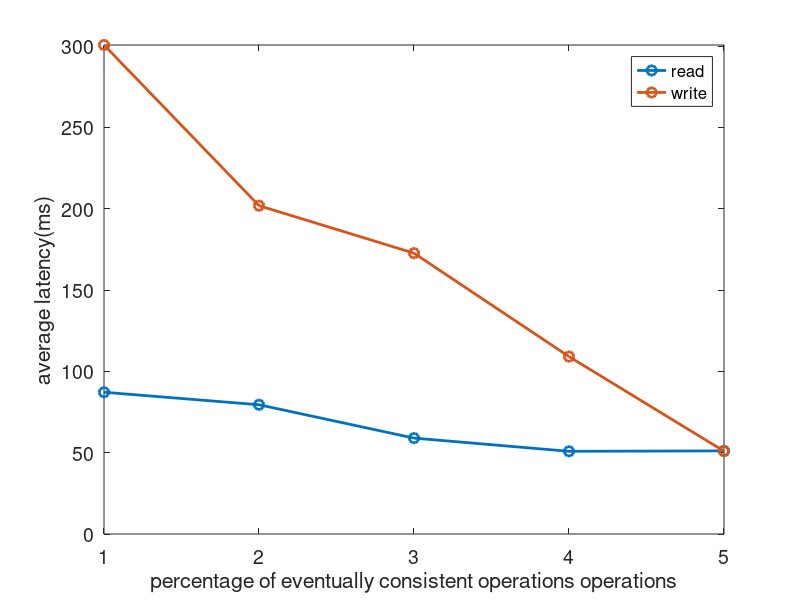

The MATLAB source for this figure: (Note: this script raises an error after producing the figure.)
clear
close all

load('data2.mat');
figure('units','normalized','position',[.1 .1 .4 .5])

plot(1:5, ...
        mix_read(1, (1:5)), 'o-', 'lineWidth', 2, 'MarkerSize',7)
hold on
plot(1:5, ...
        mix_write(1, (1:5)), 'o-', 'lineWidth', 2, 'MarkerSize',7)
    
set(gca,'fontsize',14)
xlabel('percentage of eventually consistent operations operations')
ylabel('average latency(ms)');
axis([1 5 0 inf]);
legend({'read', 'write'}, 'fontsize', 12);
ax = gca;
ax.XTick = [1 2 3 4 5];
ax.XTickLabel = {'0%', '25%', '50%', '75%', '100%'};
title('Effect of mixing different consistency models on average latency');
